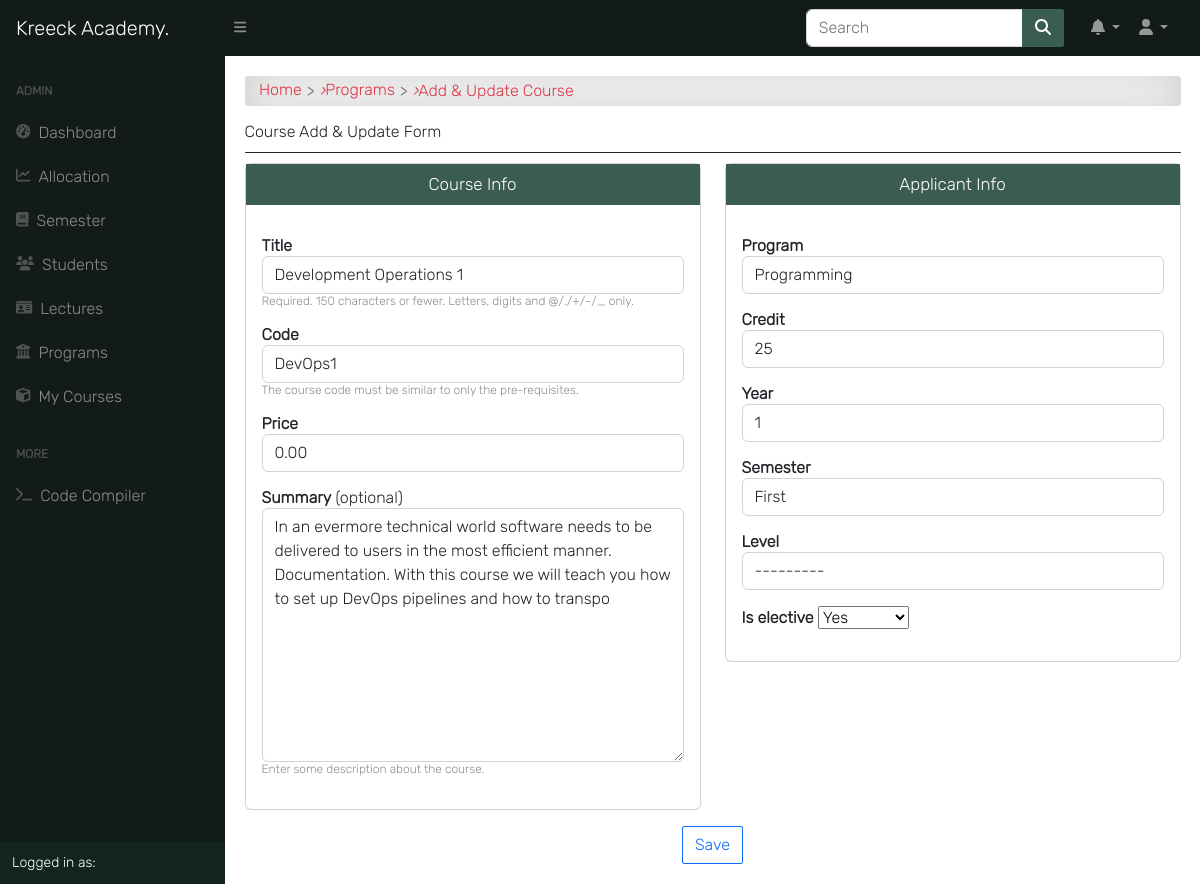
Page /programs/course/development-operations-1/edit/ (signed in) on the earlier database version.
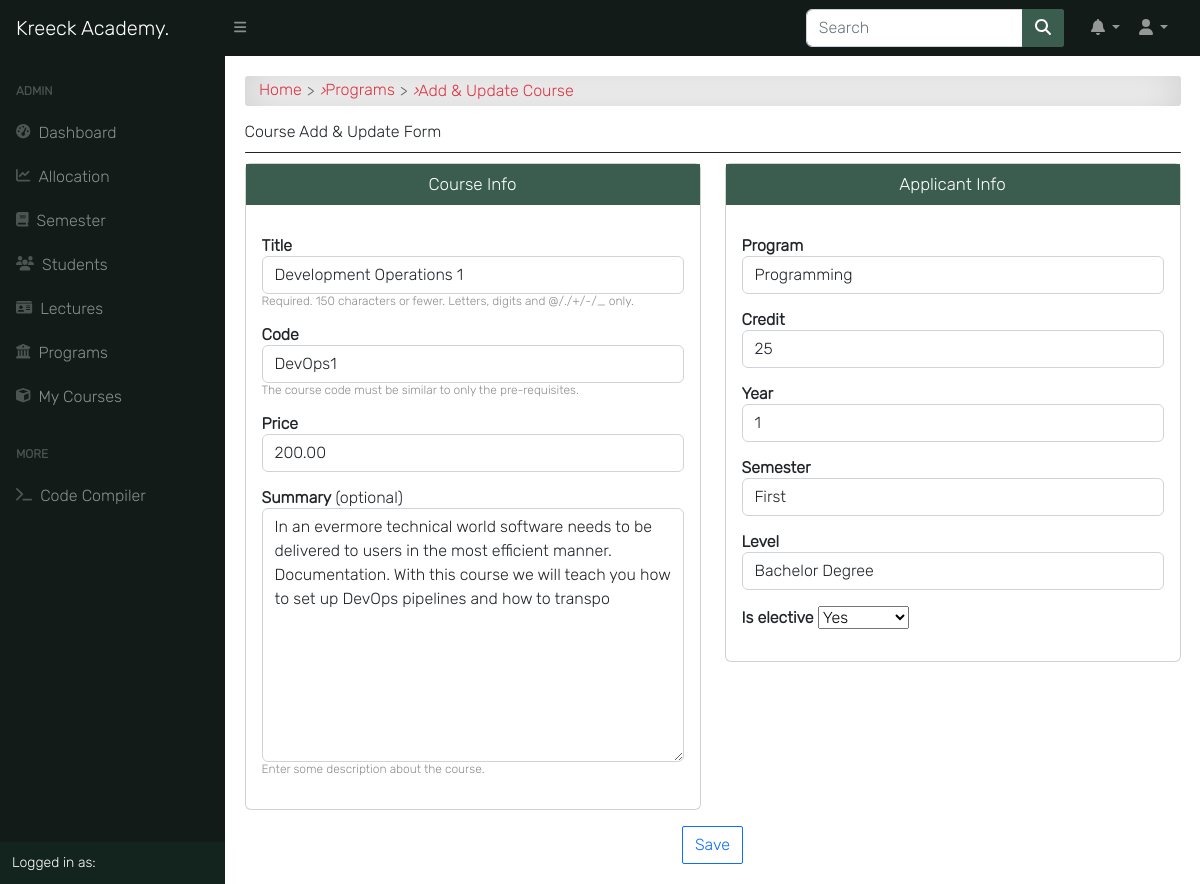
Same page on the later database version.
### course/models.py (models this page shows, shortened)
class Course(models.Model):
    slug = models.SlugField(blank=True, unique=True)
    title = models.CharField(max_length=200, null=True)
    code = models.CharField(max_length=200, unique=True, null=True)
    credit = models.IntegerField(null=True, default=0)
    summary = models.TextField(max_length=200, blank=True, null=True)
    program = models.ForeignKey(Program, on_delete=models.CASCADE)
    level = models.CharField(max_length=25, choices=LEVEL, null=True)
    year = models.IntegerField(choices=YEARS, default=0)
    semester = models.CharField(choices=SEMESTER, max_length=200)
    is_elective = models.BooleanField(default=False, blank=True, null=True)
    price = models.DecimalField(max_digits=10, decimal_places=2, default=0.00)
    objects = CourseManager()

### course/views.py (the view)
# urls.py: path('course/<slug>/edit/', course_edit, name='edit_course'),
@cache_control(no_cache=True, must_revalidate=True, no_store=True)
@login_required
@lecturer_required
def course_edit(request, slug):
    course = get_object_or_404(Course, slug=slug)
    if request.method == 'POST':
        form = CourseAddForm(request.POST, instance=course)
        course_name = request.POST.get('title')
        course_code = request.POST.get('code')
        if form.is_valid():
            form.save()
            messages.success(request, (course_name + '(' + course_code + ')' + ' has been updated.'))
            return redirect('program_detail', pk=request.POST.get('program'))
        else:
            messages.error(request, 'Correct the error(s) below.')
    else:
        form = CourseAddForm(instance=course)
    return render(request, 'course/course_add.html', {
        'title': "Edit Course | Kreeck Academy",
        'form': form
    }, )

### course/forms.py
class CourseAddForm(forms.ModelForm):
    class Meta:
        model = Course
        fields = '__all__'
    def __init__(self, *args, **kwargs):
        super().__init__(*args, **kwargs)
        self.fields['title'].widget.attrs.update({'class': 'form-control'})
        self.fields['code'].widget.attrs.update({'class': 'form-control'})
        self.fields['credit'].widget.attrs.update({'class': 'form-control'})
        self.fields['summary'].widget.attrs.update({'class': 'form-control'})
        self.fields['program'].widget.attrs.update({'class': 'form-control'})
        self.fields['level'].widget.attrs.update({'class': 'form-control'})
        self.fields['year'].widget.attrs.update({'class': 'form-control'})
        self.fields['semester'].widget.attrs.update({'class': 'form-control'})
        self.fields['price'].widget.attrs.update({'class': 'form-control'})

### course/models.py (called while the page is built)
    def __str__(self):
        return self.title

### templates/course/course_add.html (shortened to what this page needs)
{% extends 'base.html' %}
{% load static %}
{% block content %}
<div id="input-nav">
    <a href="{% url 'home' %}" class="primary1">Home</a> <i>&rsaquo;</i>
    <a href="{% url 'programs' %}" class="primary1">Programs</a> <i>&rsaquo;</i> Add & Update Course
</div>
<div class="title">Course Add & Update Form</div>
<div class="title-line"></div>
<form action="" method="POST">{% csrf_token %}
    <div class="row">
        <div class="col-md-6">
            <div class="card">
                <p class="form-title">Course Info</p>
                <div class="p-3">
                    <div class="form-group">
                        <b>{{ form.title.label }}</b>
                        {{ form.title }}
                        <p class="text-muted-xs">Required. 150 characters or fewer. Letters, digits and @/./+/-/_ only.</p>
                    </div>
                    <div class="form-group">
                        <b>{{ form.code.label }}</b>
                        {{ form.code }}
                        <p class="text-muted-xs">The course code must be similar to only the pre-requisites.</p>
                    </div>
                    <div class="form-group">
                        <b>{{ form.price.label }}</b>
                        {{ form.price }}
                    </div>
                    <div class="form-group">
                        <b>{{ form.summary.label }}</b> (optional)
                        {{ form.summary }}
                        <p class="text-muted-xs">Enter some description about the course.</p>
                    </div>
                </div>
            </div>
        </div>
        <div class="col-md-6">
            <div class="card">
                <p class="form-title">Applicant Info</p>
                <div class="p-3">
                    <div class="form-group">
                        <b>{{ form.program.label }}</b>
                        {{ form.program }}
                    </div>
                    <div class="form-group">
                        <b>{{ form.credit.label }}</b>
                        {{ form.credit }}
                    </div>
                    <div class="form-group">
                        <b>{{ form.year.label }}</b>
                        {{ form.year }}
                    </div>
                    <div class="form-group">
                        <b>{{ form.semester.label }}</b>
                        {{ form.semester }}
                    </div>
                    <div class="form-group">
                        <b>{{ form.level.label }}</b>
                        {{ form.level }}
                    </div>
                    <div class="form-group">
                        <b>{{ form.is_elective.label }}</b>
                        {{ form.is_elective }}
                    </div>
                </div>
            </div>
        </div>
    </div>
    <center><input class="btn btn-outline-primary mt-3" type="submit" value="Save"></center>
</form>
{% endblock content %}

Differences in the rows shown:
changed Course "Development Operations 1": price "0.00" → "200.00"; level "---------" → "Bachelor Degree"
